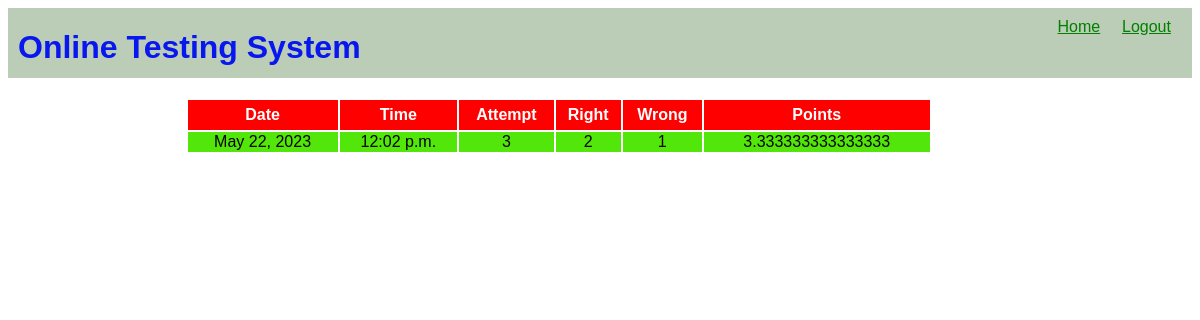
The page /OTS/result (signed in) on the database its author committed.
### OTS/models.py (models this page shows)
class Result(models.Model):
    resultid=models.BigAutoField(primary_key=True,auto_created=True)
    username=models.ForeignKey(Candidate,on_delete=models.CASCADE)
    date=models.DateField(auto_now=True)
    time=models.TimeField(auto_now=True)
    attempt=models.IntegerField()
    right=models.IntegerField()
    wrong=models.IntegerField()
    points=models.FloatField()

### OTS/views.py (the view)
# urls.py: path('result',showTestResult,name='result'),
def showTestResult(request):
    if 'name' not in request.session.keys():
        res=HttpResponseRedirect("login")
    result = Result.objects.filter(resultid=Result.objects.latest('resultid').resultid,username_id=request.session['username'])
    context={'result':result}
    res=render(request,'show_result.html',context)
    return res

### OTS/templates/show_result.html (shortened to what this page needs)
{% extends 'main.html' %}
{% block top %}
<a href="{% url 'OTS:home' %}">Home</a>
<a href="{% url 'OTS:logout' %}">Logout</a>
 {% endblock %}
 {% block content %}
 <table>
    <tr>
        <th>Date</th>
        <th>Time</th>
        <th>Attempt</th>
        <th>Right</th>
        <th>Wrong</th>
        <th>Points</th>
    </tr>
    {% for r in result %}
    <tr>
        <td>{{r.date}}</td>
        <td>{{r.time}}</td>
        <td>{{r.attempt}}</td>
        <td>{{r.right}}</td>
        <td>{{r.wrong}}</td>
        <td>{{r.points}}</td>
    </tr>
    {% endfor %}
 </table>
 {% endblock %}

### OTS/static/theme.css (style rules this page uses)
* { font-family:'Gill Sans', 'Gill Sans MT', Calibri, 'Trebuchet MS', sans-serif }
.top div.menu a { color:green; display:inline-block; min-width: 50px; margin-right: 10px; }
table { width:90%; }
table tr:nth-child(odd) { background-color: green; color: white; height:30px; }
table tr:nth-child(even) { background-color: rgb(83, 230, 10); }
table tr:first-child { background-color: red; }
table td { text-align: center; }

### rows shown on the page
Result: date "May 22, 2023", time "12:02 p.m.", attempt "3", right "2", wrong "1", points "3.333333333333333"
